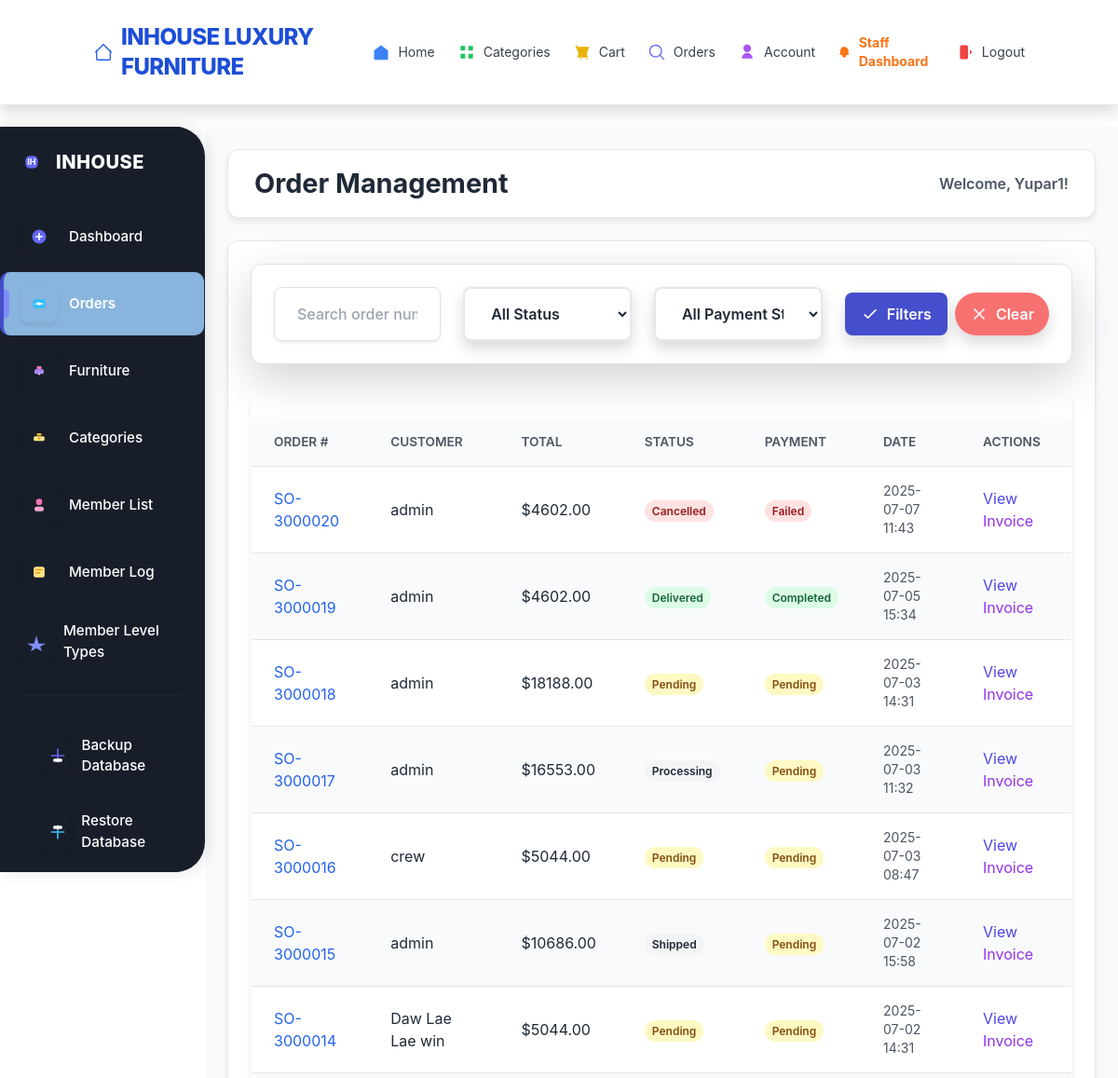
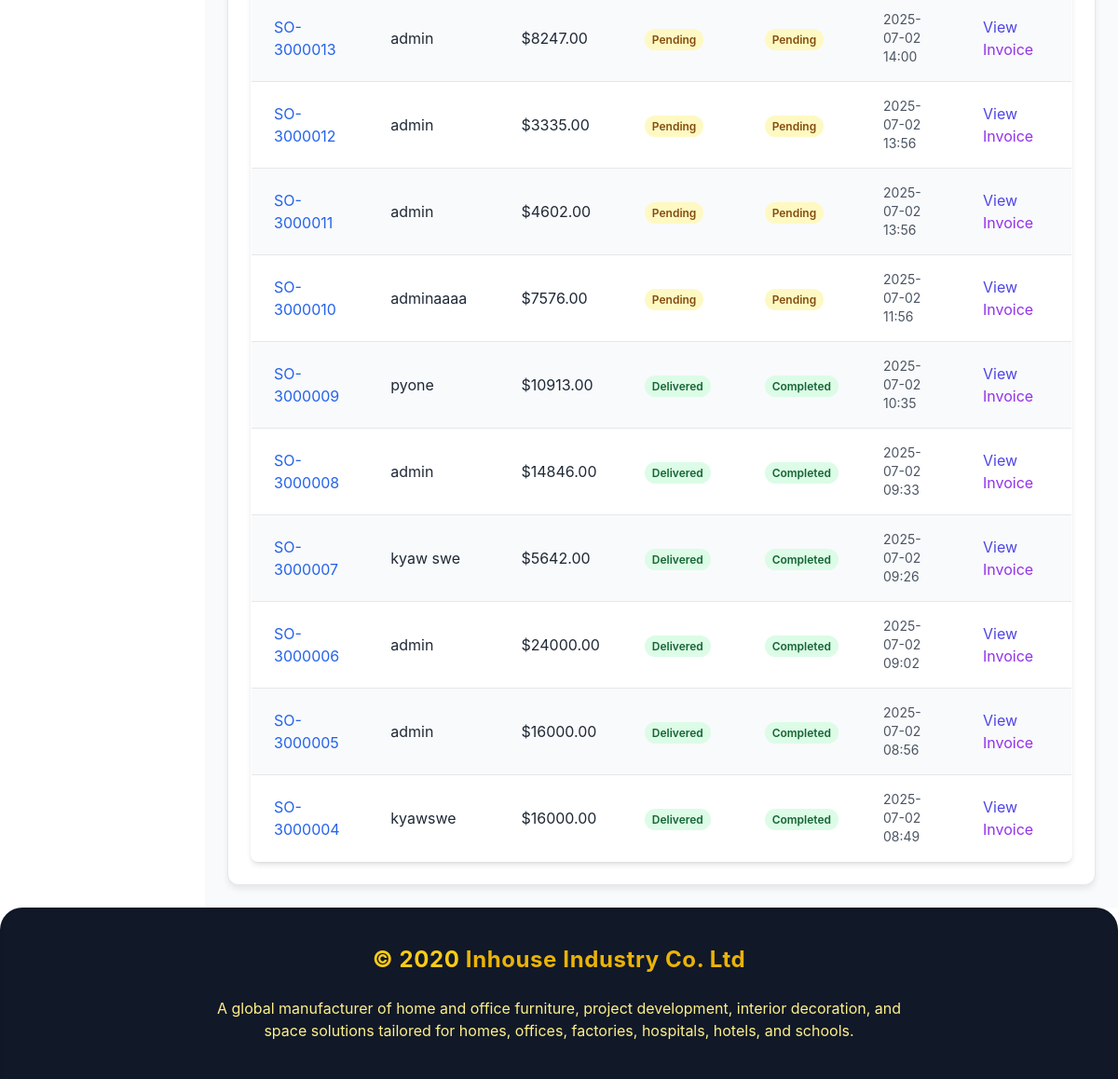
Page /staff/orders/ (signed in) on the earlier database version (2 pictures, top to bottom).
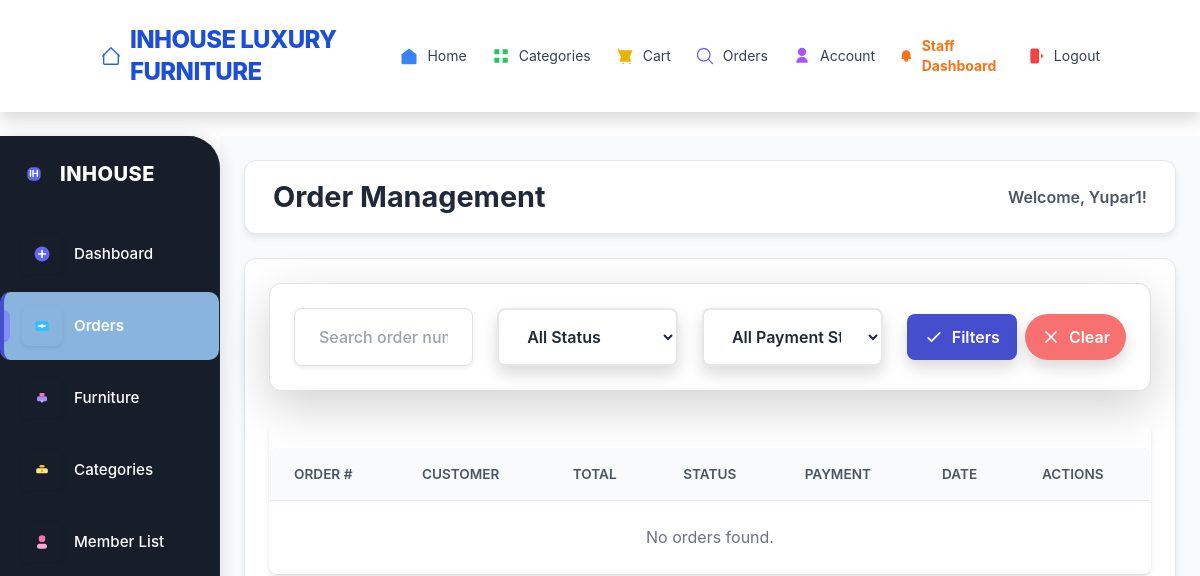
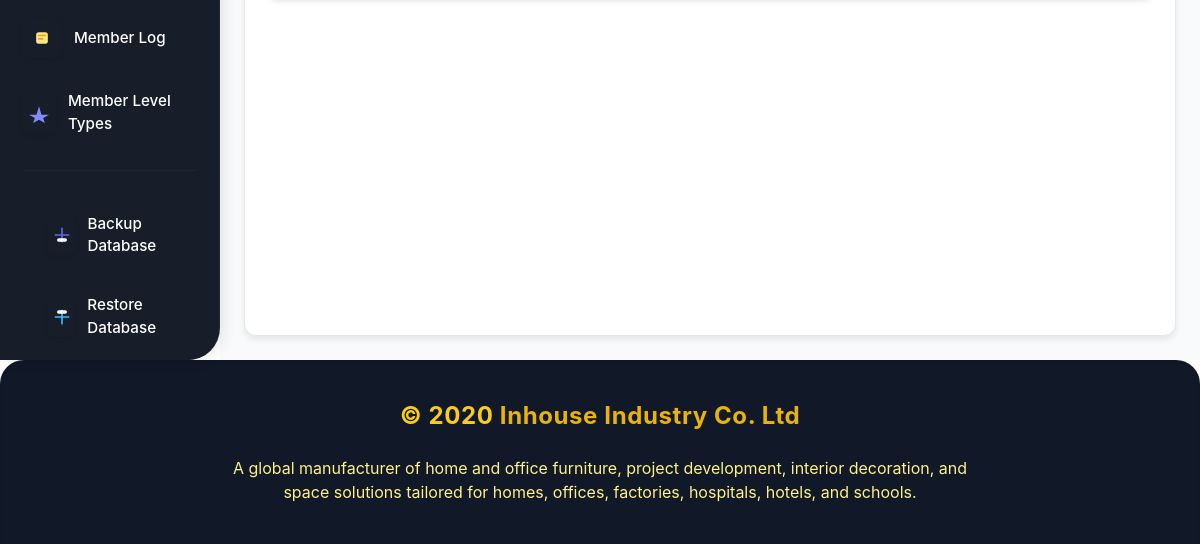
Same page on the later database version (2 pictures, top to bottom).
### store/models.py (models this page shows, shortened)
class Order(models.Model):
    user = models.ForeignKey(CustomUser, on_delete=models.SET_NULL, null=True, blank=True, related_name='orders')
    order_number = models.CharField(max_length=20, unique=True, blank=True, null=True) # New field for order number
    customer_name = models.CharField(max_length=100)
    customer_address = models.TextField()
    customer_phone = models.CharField(max_length=20)
    STATUS_CHOICES = [
        ('Pending', 'Pending'),
        ('Processing', 'Processing'),
        ('Shipped', 'Shipped'),
        ('Delivered', 'Delivered'),
        ('Cancelled', 'Cancelled'),
    ]
    status = models.CharField(max_length=20, choices=STATUS_CHOICES, default='Pending')
    created_at = models.DateTimeField(auto_now_add=True)
    updated_at = models.DateTimeField(auto_now=True)
    total_amount = models.DecimalField(max_digits=10, decimal_places=2, default=0.00)
    PAYMENT_CHOICES = [
        ('Pending', 'Pending'),
        ('Completed', 'Completed'),
        ('Failed', 'Failed'),
    ]
    payment_status = models.CharField(max_length=20, choices=PAYMENT_CHOICES, default='Pending')
    payment_method = models.CharField(max_length=50, blank=True, null=True)

### store/views_staff.py (the view, shortened to what this page needs)
@login_required
@user_passes_test(is_staff_check)
def staff_order_list(request):
    orders = Order.objects.all().select_related('user').order_by('-created_at')
    status_filter = request.GET.get('status')
    payment_status_filter = request.GET.get('payment_status')
    search_query = request.GET.get('q')
    if status_filter:
        orders = orders.filter(status=status_filter)
    if payment_status_filter:
        orders = orders.filter(payment_status=payment_status_filter)
    context = {
        'orders': orders,
        'status_choices': Order.STATUS_CHOICES,
        'payment_status_choices': Order.PAYMENT_CHOICES,
        'selected_status': status_filter,
        'selected_payment_status': payment_status_filter,
        'search_query': search_query,
    }
    return render(request, 'staff/order_list.html', context)

### store/views_staff.py (called while the page is built)
def is_staff_check(user):
    return user.is_authenticated and user.is_staff

### store/templates/staff/order_list.html (shortened to what the changed rows need)
{% extends "staff/base_staff.html" %}
{% block page_title %}Order Management{% endblock %}
{% block content %}
<div class="overflow-x-auto rounded-lg shadow-md">
    <table class="min-w-full bg-white border border-gray-200">
        <thead class="bg-gray-200 text-gray-700">
            <tr>
                <th class="py-3 px-4 text-left">Order #</th>
                <th class="py-3 px-4 text-left">Customer</th>
                <th class="py-3 px-4 text-left">Total</th>
                <th class="py-3 px-4 text-left">Status</th>
                <th class="py-3 px-4 text-left">Payment</th>
                <th class="py-3 px-4 text-left">Date</th>
                <th class="py-3 px-4 text-left">Actions</th>
            </tr>
        </thead>
        <tbody>
            {% for order in orders %}
            <tr class="{% cycle 'bg-white' 'bg-gray-50' %} border-b border-gray-200">
                <td class="py-3 px-4"><a href="{% url 'staff_order_detail' order.id %}" class="text-blue-600 hover:underline">{{ order.order_number }}</a></td>
                <td class="py-3 px-4">{{ order.customer_name }}</td>
                <td class="py-3 px-4">${{ order.total_amount|floatformat:2 }}</td>
                <td class="py-3 px-4">
                    <span class="px-2 py-1 text-xs font-semibold rounded-full
                        {% if order.status == 'Delivered' %}bg-green-100 text-green-800
                        {% elif order.status == 'Pending' %}bg-yellow-100 text-yellow-800
                        {% elif order.status == 'Cancelled' %}bg-red-100 text-red-800
                        {% else %}bg-gray-100 text-gray-800{% endif %}">
                        {{ order.get_status_display }}
                    </span>
                </td>
                <td class="py-3 px-4">
                    <span class="px-2 py-1 text-xs font-semibold rounded-full
                        {% if order.payment_status == 'Completed' %}bg-green-100 text-green-800
                        {% elif order.payment_status == 'Pending' %}bg-yellow-100 text-yellow-800
                        {% elif order.payment_status == 'Failed' %}bg-red-100 text-red-800
                        {% else %}bg-gray-100 text-gray-800{% endif %}">
                        {{ order.get_payment_status_display }}
                    </span>
                </td>
                <td class="py-3 px-4 text-sm text-gray-600">{{ order.created_at|date:"Y-m-d H:i" }}</td>
                <td class="py-3 px-4">
                    <a href="{% url 'staff_order_detail' order.id %}" class="text-indigo-600 hover:text-indigo-900 mr-2">View</a>
                    <a href="{% url 'generate_invoice_pdf' order.id %}" class="text-purple-600 hover:text-purple-900">Invoice</a>
                </td>
            </tr>
            {% empty %}
            <tr>
                <td colspan="7" class="py-4 px-4 text-center text-gray-500">No orders found.</td>
            </tr>
            {% endfor %}
        </tbody>
    </table>
</div>
{% endblock %}

Differences in the rows shown:
removed Order: order_number "SO-3000020", customer_name "admin", total_amount "4602.00", status "Cancelled", payment_status "Failed", created_at "2025-07-07 11:43"
removed Order: order_number "SO-3000019", customer_name "admin", total_amount "4602.00", status "Delivered", payment_status "Completed", created_at "2025-07-05 15:34"
removed Order: order_number "SO-3000018", customer_name "admin", total_amount "18188.00", status "Pending", payment_status "Pending", created_at "2025-07-03 14:31"
removed Order: order_number "SO-3000017", customer_name "admin", total_amount "16553.00", status "Processing", payment_status "Pending", created_at "2025-07-03 11:32"
removed Order: order_number "SO-3000016", customer_name "crew", total_amount "5044.00", status "Pending", payment_status "Pending", created_at "2025-07-03 08:47"
removed Order: order_number "SO-3000015", customer_name "admin", total_amount "10686.00", status "Shipped", payment_status "Pending", created_at "2025-07-02 15:58"
removed Order: order_number "SO-3000014", customer_name "Daw Lae Lae win", total_amount "5044.00", status "Pending", payment_status "Pending", created_at "2025-07-02 14:31"
removed Order: order_number "SO-3000013", customer_name "admin", total_amount "8247.00", status "Pending", payment_status "Pending", created_at "2025-07-02 14:00"
removed Order: order_number "SO-3000012", customer_name "admin", total_amount "3335.00", status "Pending", payment_status "Pending", created_at "2025-07-02 13:56"
removed Order: order_number "SO-3000011", customer_name "admin", total_amount "4602.00", status "Pending", payment_status "Pending", created_at "2025-07-02 13:56"
removed Order: order_number "SO-3000010", customer_name "adminaaaa", total_amount "7576.00", status "Pending", payment_status "Pending", created_at "2025-07-02 11:56"
removed Order: order_number "SO-3000009", customer_name "pyone", total_amount "10913.00", status "Delivered", payment_status "Completed", created_at "2025-07-02 10:35"
removed Order: order_number "SO-3000008", customer_name "admin", total_amount "14846.00", status "Delivered", payment_status "Completed", created_at "2025-07-02 09:33"
removed Order: order_number "SO-3000007", customer_name "kyaw swe", total_amount "5642.00", status "Delivered", payment_status "Completed", created_at "2025-07-02 09:26"
removed Order: order_number "SO-3000006", customer_name "admin", total_amount "24000.00", status "Delivered", payment_status "Completed", created_at "2025-07-02 09:02"
removed Order: order_number "SO-3000005", customer_name "admin", total_amount "16000.00", status "Delivered", payment_status "Completed", created_at "2025-07-02 08:56"
removed Order: order_number "SO-3000004", customer_name "kyawswe", total_amount "16000.00", status "Delivered", payment_status "Completed", created_at "2025-07-02 08:49"
Other differences:
text now shown: "No orders found."
